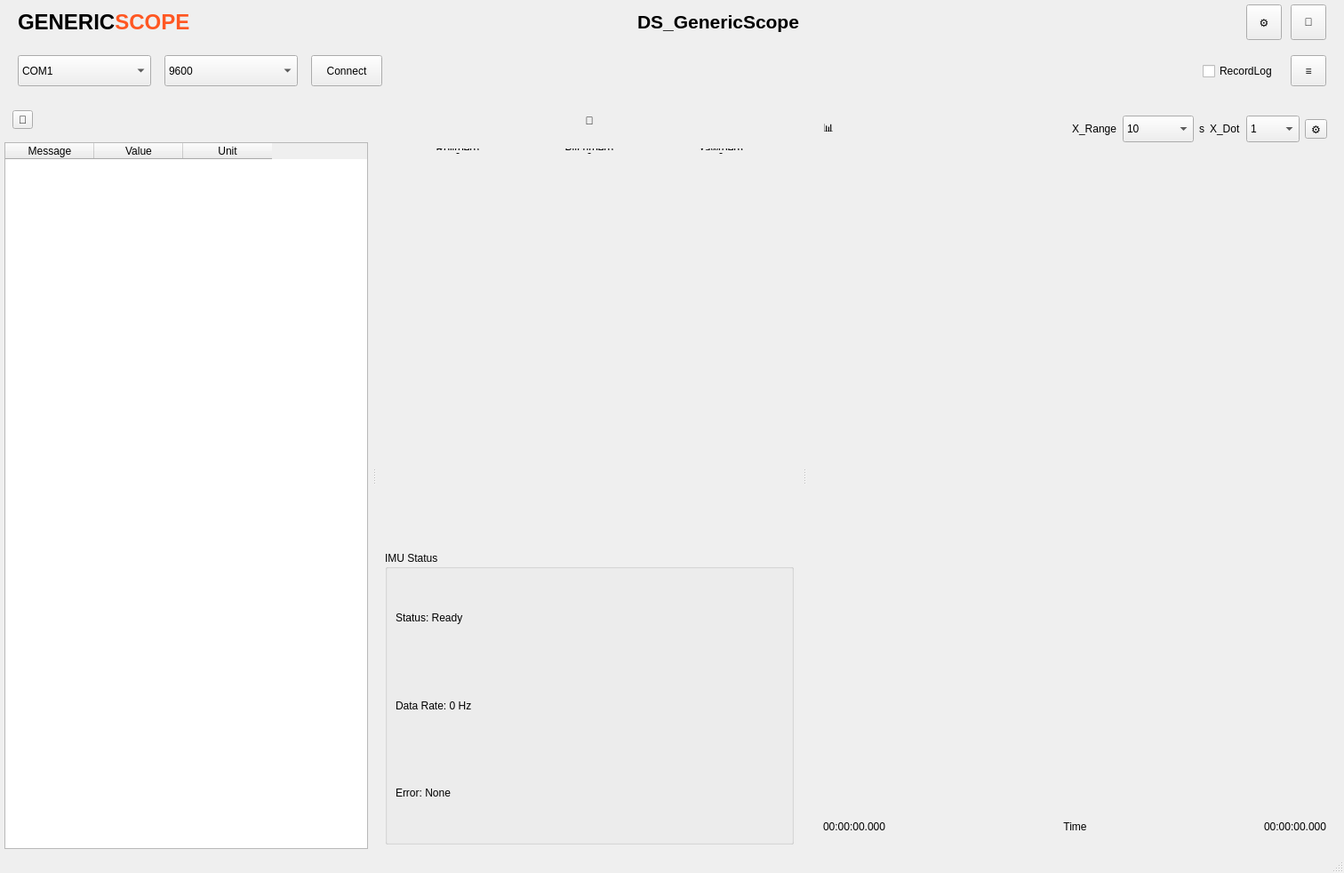
<?xml version="1.0" encoding="UTF-8"?>
<ui version="4.0">
 <class>MainWindow</class>
 <widget class="QMainWindow" name="MainWindow">
  <property name="geometry">
   <rect>
    <x>0</x>
    <y>0</y>
    <width>1512</width>
    <height>982</height>
   </rect>
  </property>
  <property name="windowTitle">
   <string>GenericScope</string>
  </property>
  <widget class="QWidget" name="centralwidget">
   <layout class="QVBoxLayout" name="mainLayout">
    <property name="spacing">
     <number>0</number>
    </property>
    <property name="leftMargin">
     <number>0</number>
    </property>
    <property name="topMargin">
     <number>0</number>
    </property>
    <property name="rightMargin">
     <number>0</number>
    </property>
    <property name="bottomMargin">
     <number>0</number>
    </property>
    <item>
     <!-- 顶部标题栏 -->
     <widget class="QWidget" name="titleBarWidget" native="true">
      <property name="minimumSize">
       <size>
        <width>0</width>
        <height>50</height>
       </size>
      </property>
      <property name="maximumSize">
       <size>
        <width>16777215</width>
        <height>50</height>
       </size>
      </property>
      <layout class="QHBoxLayout" name="titleBarLayout">
       <property name="spacing">
        <number>10</number>
       </property>
       <property name="leftMargin">
        <number>20</number>
       </property>
       <property name="topMargin">
        <number>0</number>
       </property>
       <property name="rightMargin">
        <number>20</number>
       </property>
       <property name="bottomMargin">
        <number>0</number>
       </property>
       <item>
        <!-- 品牌 Logo -->
        <widget class="QLabel" name="brandLabel">
         <property name="text">
          <string>&lt;html&gt;&lt;head/&gt;&lt;body&gt;&lt;p&gt;&lt;span style=&quot; font-size:18pt; font-weight:600;&quot;&gt;GENERIC&lt;/span&gt;&lt;span style=&quot; font-size:18pt; font-weight:600; color:#ff5722;&quot;&gt;SCOPE&lt;/span&gt;&lt;/p&gt;&lt;/body&gt;&lt;/html&gt;</string>
         </property>
        </widget>
       </item>
       <item>
        <spacer name="titleSpacer1">
         <property name="orientation">
          <enum>Qt::Horizontal</enum>
         </property>
         <property name="sizeHint" stdset="0">
          <size>
           <width>40</width>
           <height>20</height>
          </size>
         </property>
        </spacer>
       </item>
       <item>
        <!-- 应用标题 -->
        <widget class="QLabel" name="appTitleLabel">
         <property name="text">
          <string>&lt;html&gt;&lt;head/&gt;&lt;body&gt;&lt;p&gt;&lt;span style=&quot; font-size:16pt; font-weight:600;&quot;&gt;DS_GenericScope&lt;/span&gt;&lt;/p&gt;&lt;/body&gt;&lt;/html&gt;</string>
         </property>
         <property name="alignment">
          <set>Qt::AlignCenter</set>
         </property>
        </widget>
       </item>
       <item>
        <spacer name="titleSpacer2">
         <property name="orientation">
          <enum>Qt::Horizontal</enum>
         </property>
         <property name="sizeHint" stdset="0">
          <size>
           <width>40</width>
           <height>20</height>
          </size>
         </property>
        </spacer>
       </item>
       <item>
        <!-- 设置按钮 -->
        <widget class="QToolButton" name="settingsButton">
         <property name="minimumSize">
          <size>
           <width>40</width>
           <height>40</height>
          </size>
         </property>
         <property name="text">
          <string>⚙</string>
         </property>
         <property name="iconSize">
          <size>
           <width>24</width>
           <height>24</height>
          </size>
         </property>
        </widget>
       </item>
       <item>
        <!-- 暗色模式切换 -->
        <widget class="QToolButton" name="darkModeButton">
         <property name="minimumSize">
          <size>
           <width>40</width>
           <height>40</height>
          </size>
         </property>
         <property name="text">
          <string>🌙</string>
         </property>
         <property name="checkable">
          <bool>true</bool>
         </property>
         <property name="iconSize">
          <size>
           <width>24</width>
           <height>24</height>
          </size>
         </property>
        </widget>
       </item>
      </layout>
     </widget>
    </item>
    <item>
     <!-- 设备控制栏 -->
     <widget class="QWidget" name="controlBarWidget" native="true">
      <property name="minimumSize">
       <size>
        <width>0</width>
        <height>60</height>
       </size>
      </property>
      <property name="maximumSize">
       <size>
        <width>16777215</width>
        <height>60</height>
       </size>
      </property>
      <layout class="QHBoxLayout" name="controlBarLayout">
       <property name="spacing">
        <number>15</number>
       </property>
       <property name="leftMargin">
        <number>20</number>
       </property>
       <property name="topMargin">
        <number>10</number>
       </property>
       <property name="rightMargin">
        <number>20</number>
       </property>
       <property name="bottomMargin">
        <number>10</number>
       </property>
       <item>
        <!-- COM 端口选择 -->
        <widget class="QComboBox" name="portComboBox">
         <property name="minimumSize">
          <size>
           <width>150</width>
           <height>35</height>
          </size>
         </property>
         <item>
          <property name="text">
           <string>COM1</string>
          </property>
         </item>
         <item>
          <property name="text">
           <string>COM2</string>
          </property>
         </item>
         <item>
          <property name="text">
           <string>COM3</string>
          </property>
         </item>
         <item>
          <property name="text">
           <string>COM4</string>
          </property>
         </item>
         <item>
          <property name="text">
           <string>COM5</string>
          </property>
         </item>
         <item>
          <property name="text">
           <string>COM6</string>
          </property>
         </item>
         <item>
          <property name="text">
           <string>COM7</string>
          </property>
         </item>
        </widget>
       </item>
       <item>
        <!-- 波特率选择 -->
        <widget class="QComboBox" name="baudRateComboBox">
         <property name="minimumSize">
          <size>
           <width>150</width>
           <height>35</height>
          </size>
         </property>
         <item>
          <property name="text">
           <string>9600</string>
          </property>
         </item>
         <item>
          <property name="text">
           <string>19200</string>
          </property>
         </item>
         <item>
          <property name="text">
           <string>38400</string>
          </property>
         </item>
         <item>
          <property name="text">
           <string>57600</string>
          </property>
         </item>
         <item>
          <property name="text">
           <string>115200</string>
          </property>
         </item>
        </widget>
       </item>
       <item>
        <!-- 连接开关按钮 -->
        <widget class="QPushButton" name="connectToggleButton">
         <property name="minimumSize">
          <size>
           <width>80</width>
           <height>35</height>
          </size>
         </property>
         <property name="text">
          <string>Connect</string>
         </property>
         <property name="checkable">
          <bool>true</bool>
         </property>
        </widget>
       </item>
       <item>
        <spacer name="controlSpacer">
         <property name="orientation">
          <enum>Qt::Horizontal</enum>
         </property>
         <property name="sizeHint" stdset="0">
          <size>
           <width>40</width>
           <height>20</height>
          </size>
         </property>
        </spacer>
       </item>
       <item>
        <!-- RecordLog 复选框 -->
        <widget class="QCheckBox" name="recordLogCheckBox">
         <property name="text">
          <string>RecordLog</string>
         </property>
        </widget>
       </item>
       <item>
        <!-- 菜单按钮 -->
        <widget class="QToolButton" name="menuButton">
         <property name="minimumSize">
          <size>
           <width>40</width>
           <height>35</height>
          </size>
         </property>
         <property name="text">
          <string>≡</string>
         </property>
         <property name="popupMode">
          <enum>QToolButton::InstantPopup</enum>
         </property>
        </widget>
       </item>
      </layout>
     </widget>
    </item>
    <item>
     <!-- 主体三栏布局 -->
     <widget class="QSplitter" name="mainSplitter">
      <property name="orientation">
       <enum>Qt::Horizontal</enum>
      </property>
      <!-- 左侧：数据表格面板 -->
      <widget class="QWidget" name="leftPanel" native="true">
       <property name="minimumSize">
        <size>
         <width>250</width>
         <height>0</height>
        </size>
       </property>
       <layout class="QVBoxLayout" name="leftPanelLayout">
        <property name="spacing">
         <number>5</number>
        </property>
        <property name="leftMargin">
         <number>5</number>
        </property>
        <property name="topMargin">
         <number>5</number>
        </property>
        <property name="rightMargin">
         <number>5</number>
        </property>
        <property name="bottomMargin">
         <number>5</number>
        </property>
        <item>
         <!-- 筛选器工具栏 -->
         <widget class="QWidget" name="filterToolbar" native="true">
          <property name="minimumSize">
           <size>
            <width>0</width>
            <height>40</height>
           </size>
          </property>
          <property name="maximumSize">
           <size>
            <width>16777215</width>
            <height>40</height>
           </size>
          </property>
          <layout class="QHBoxLayout" name="filterLayout">
           <item>
            <widget class="QToolButton" name="filterButton">
             <property name="text">
              <string>🔽</string>
             </property>
            </widget>
           </item>
           <item>
            <spacer name="filterSpacer">
             <property name="orientation">
              <enum>Qt::Horizontal</enum>
             </property>
             <property name="sizeHint" stdset="0">
              <size>
               <width>40</width>
               <height>20</height>
              </size>
             </property>
            </spacer>
           </item>
          </layout>
         </widget>
        </item>
        <item>
         <!-- 数据表格 -->
         <widget class="QTableWidget" name="dataTableWidget">
          <property name="columnCount">
           <number>3</number>
          </property>
          <column>
           <property name="text">
            <string>Message</string>
           </property>
          </column>
          <column>
           <property name="text">
            <string>Value</string>
           </property>
          </column>
          <column>
           <property name="text">
            <string>Unit</string>
           </property>
          </column>
         </widget>
        </item>
       </layout>
      </widget>
      <!-- 中间：3D 可视化面板 -->
      <widget class="QWidget" name="centerPanel" native="true">
       <property name="minimumSize">
        <size>
         <width>400</width>
         <height>0</height>
        </size>
       </property>
       <layout class="QVBoxLayout" name="centerPanelLayout">
        <property name="spacing">
         <number>10</number>
        </property>
        <property name="leftMargin">
         <number>10</number>
        </property>
        <property name="topMargin">
         <number>10</number>
        </property>
        <property name="rightMargin">
         <number>10</number>
        </property>
        <property name="bottomMargin">
         <number>10</number>
        </property>
        <item>
         <!-- 姿态角度显示 -->
         <widget class="QWidget" name="attitudeWidget" native="true">
          <property name="minimumSize">
           <size>
            <width>0</width>
            <height>80</height>
           </size>
          </property>
          <property name="maximumSize">
           <size>
            <width>16777215</width>
            <height>80</height>
           </size>
          </property>
          <layout class="QVBoxLayout" name="attitudeLayout">
           <item>
            <widget class="QLabel" name="attitudeTitleLabel">
             <property name="text">
              <string>🎯</string>
             </property>
             <property name="alignment">
              <set>Qt::AlignCenter</set>
             </property>
            </widget>
           </item>
           <item>
            <widget class="QWidget" name="attitudeValuesWidget" native="true">
             <layout class="QHBoxLayout" name="attitudeValuesLayout">
              <property name="spacing">
               <number>20</number>
              </property>
              <item>
               <widget class="QWidget" name="rollWidget" native="true">
                <layout class="QVBoxLayout" name="rollLayout">
                 <property name="spacing">
                  <number>2</number>
                 </property>
                 <item>
                  <widget class="QLabel" name="rollLabel">
                   <property name="text">
                    <string>Roll(deg)</string>
                   </property>
                   <property name="alignment">
                    <set>Qt::AlignCenter</set>
                   </property>
                  </widget>
                 </item>
                 <item>
                  <widget class="QLabel" name="rollValueLabel">
                   <property name="text">
                    <string>-</string>
                   </property>
                   <property name="alignment">
                    <set>Qt::AlignCenter</set>
                   </property>
                  </widget>
                 </item>
                </layout>
               </widget>
              </item>
              <item>
               <widget class="QWidget" name="pitchWidget" native="true">
                <layout class="QVBoxLayout" name="pitchLayout">
                 <property name="spacing">
                  <number>2</number>
                 </property>
                 <item>
                  <widget class="QLabel" name="pitchLabel">
                   <property name="text">
                    <string>Pitch(deg)</string>
                   </property>
                   <property name="alignment">
                    <set>Qt::AlignCenter</set>
                   </property>
                  </widget>
                 </item>
                 <item>
                  <widget class="QLabel" name="pitchValueLabel">
                   <property name="text">
                    <string>-</string>
                   </property>
                   <property name="alignment">
                    <set>Qt::AlignCenter</set>
                   </property>
                  </widget>
                 </item>
                </layout>
               </widget>
              </item>
              <item>
               <widget class="QWidget" name="yawWidget" native="true">
                <layout class="QVBoxLayout" name="yawLayout">
                 <property name="spacing">
                  <number>2</number>
                 </property>
                 <item>
                  <widget class="QLabel" name="yawLabel">
                   <property name="text">
                    <string>Yaw(deg)</string>
                   </property>
                   <property name="alignment">
                    <set>Qt::AlignCenter</set>
                   </property>
                  </widget>
                 </item>
                 <item>
                  <widget class="QLabel" name="yawValueLabel">
                   <property name="text">
                    <string>-</string>
                   </property>
                   <property name="alignment">
                    <set>Qt::AlignCenter</set>
                   </property>
                  </widget>
                 </item>
                </layout>
               </widget>
              </item>
             </layout>
            </widget>
           </item>
          </layout>
         </widget>
        </item>
        <item>
         <!-- 3D 可视化容器 -->
         <widget class="QWidget" name="visualization3DContainer" native="true">
          <property name="minimumSize">
           <size>
            <width>0</width>
            <height>400</height>
           </size>
          </property>
         </widget>
        </item>
        <item>
         <!-- IMU 状态 -->
         <widget class="QGroupBox" name="imuStatusGroupBox">
          <property name="minimumSize">
           <size>
            <width>0</width>
            <height>100</height>
           </size>
          </property>
          <property name="title">
           <string>IMU Status</string>
          </property>
          <layout class="QVBoxLayout" name="imuStatusLayout">
           <item>
            <widget class="QLabel" name="imuStatusLabel">
             <property name="text">
              <string>Status: Ready</string>
             </property>
            </widget>
           </item>
           <item>
            <widget class="QLabel" name="imuDataRateLabel">
             <property name="text">
              <string>Data Rate: 0 Hz</string>
             </property>
            </widget>
           </item>
           <item>
            <widget class="QLabel" name="imuErrorLabel">
             <property name="text">
              <string>Error: None</string>
             </property>
            </widget>
           </item>
          </layout>
         </widget>
        </item>
       </layout>
      </widget>
      <!-- 右侧：图表面板 -->
      <widget class="QWidget" name="rightPanel" native="true">
       <property name="minimumSize">
        <size>
         <width>400</width>
         <height>0</height>
        </size>
       </property>
       <layout class="QVBoxLayout" name="rightPanelLayout">
        <property name="spacing">
         <number>10</number>
        </property>
        <property name="leftMargin">
         <number>10</number>
        </property>
        <property name="topMargin">
         <number>10</number>
        </property>
        <property name="rightMargin">
         <number>10</number>
        </property>
        <property name="bottomMargin">
         <number>10</number>
        </property>
        <item>
         <!-- 图表参数设置 -->
         <widget class="QWidget" name="chartParamsWidget" native="true">
          <property name="minimumSize">
           <size>
            <width>0</width>
            <height>50</height>
           </size>
          </property>
          <property name="maximumSize">
           <size>
            <width>16777215</width>
            <height>50</height>
           </size>
          </property>
          <layout class="QHBoxLayout" name="chartParamsLayout">
           <item>
            <widget class="QLabel" name="chartIconLabel">
             <property name="text">
              <string>📊</string>
             </property>
            </widget>
           </item>
           <item>
            <spacer name="chartParamsSpacer">
             <property name="orientation">
              <enum>Qt::Horizontal</enum>
             </property>
             <property name="sizeHint" stdset="0">
              <size>
               <width>40</width>
               <height>20</height>
              </size>
             </property>
            </spacer>
           </item>
           <item>
            <widget class="QLabel" name="xRangeLabel">
             <property name="text">
              <string>X_Range</string>
             </property>
            </widget>
           </item>
           <item>
            <widget class="QComboBox" name="xRangeComboBox">
             <property name="minimumSize">
              <size>
               <width>80</width>
               <height>30</height>
              </size>
             </property>
             <item>
              <property name="text">
               <string>10</string>
              </property>
             </item>
             <item>
              <property name="text">
               <string>30</string>
              </property>
             </item>
             <item>
              <property name="text">
               <string>60</string>
              </property>
             </item>
             <item>
              <property name="text">
               <string>120</string>
              </property>
             </item>
            </widget>
           </item>
           <item>
            <widget class="QLabel" name="xRangeUnitLabel">
             <property name="text">
              <string>s</string>
             </property>
            </widget>
           </item>
           <item>
            <widget class="QLabel" name="xDotLabel">
             <property name="text">
              <string>X_Dot</string>
             </property>
            </widget>
           </item>
           <item>
            <widget class="QComboBox" name="xDotComboBox">
             <property name="minimumSize">
              <size>
               <width>60</width>
               <height>30</height>
              </size>
             </property>
             <item>
              <property name="text">
               <string>1</string>
              </property>
             </item>
             <item>
              <property name="text">
               <string>2</string>
              </property>
             </item>
             <item>
              <property name="text">
               <string>5</string>
              </property>
             </item>
             <item>
              <property name="text">
               <string>10</string>
              </property>
             </item>
            </widget>
           </item>
           <item>
            <widget class="QToolButton" name="chartSettingsButton">
             <property name="text">
              <string>⚙</string>
             </property>
            </widget>
           </item>
          </layout>
         </widget>
        </item>
        <item>
         <!-- 图表显示容器 -->
         <widget class="QWidget" name="chartContainer" native="true">
          <property name="minimumSize">
           <size>
            <width>0</width>
            <height>300</height>
           </size>
          </property>
         </widget>
        </item>
        <item>
         <!-- 时间戳显示 -->
         <widget class="QWidget" name="timestampWidget" native="true">
          <property name="minimumSize">
           <size>
            <width>0</width>
            <height>40</height>
           </size>
          </property>
          <property name="maximumSize">
           <size>
            <width>16777215</width>
            <height>40</height>
           </size>
          </property>
          <layout class="QHBoxLayout" name="timestampLayout">
           <item>
            <widget class="QLabel" name="startTimeLabel">
             <property name="text">
              <string>00:00:00.000</string>
             </property>
            </widget>
           </item>
           <item>
            <spacer name="timestampSpacer">
             <property name="orientation">
              <enum>Qt::Horizontal</enum>
             </property>
             <property name="sizeHint" stdset="0">
              <size>
               <width>40</width>
               <height>20</height>
              </size>
             </property>
            </spacer>
           </item>
           <item>
            <widget class="QLabel" name="timeLabel">
             <property name="text">
              <string>Time</string>
             </property>
             <property name="alignment">
              <set>Qt::AlignCenter</set>
             </property>
            </widget>
           </item>
           <item>
            <spacer name="timestampSpacer2">
             <property name="orientation">
              <enum>Qt::Horizontal</enum>
             </property>
             <property name="sizeHint" stdset="0">
              <size>
               <width>40</width>
               <height>20</height>
              </size>
             </property>
            </spacer>
           </item>
           <item>
            <widget class="QLabel" name="endTimeLabel">
             <property name="text">
              <string>00:00:00.000</string>
             </property>
            </widget>
           </item>
          </layout>
         </widget>
        </item>
       </layout>
      </widget>
     </widget>
    </item>
   </layout>
  </widget>
  <widget class="QStatusBar" name="statusbar"/>
 </widget>
 <resources/>
 <connections/>
</ui>
